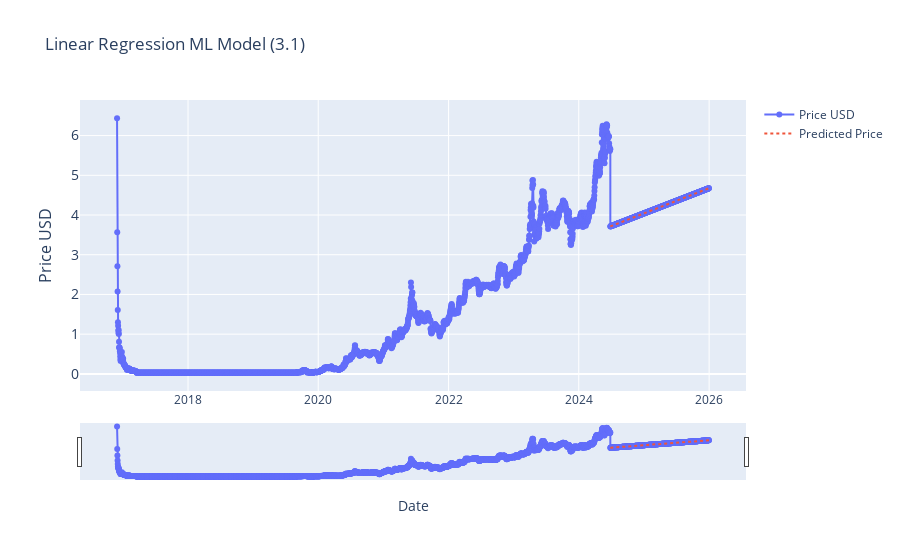

The cell this chart's notebook holds for it:
### Code cell
# Linear Regression (3.1) FUTURE MODELLING STRATEGY

# Linear Regression (3.1)

from sklearn.linear_model import LinearRegression
from sklearn.model_selection import train_test_split
import plotly.graph_objects as go
import pandas as pd
from ipywidgets import interact, DatePicker
import numpy as np

current_item['date_ordinal'] = current_item.index.map(pd.Timestamp.toordinal)
X = current_item['date_ordinal'].values.reshape(-1, 1)
y = current_item['price_usd'].values

# THIS SECTION IS FOR FUTURE PRICE PREDICTION:
future_dates = pd.date_range(start=current_item.index[-1], end='2025-12-31')
future_dates_ordinal = future_dates.map(pd.Timestamp.toordinal).values.reshape(-1, 1)

# intialize the model (like initialising a variable)
model_lr = LinearRegression()
model_lr.fit(X, y)

# make predictions
y_pred = model_lr.predict(future_dates_ordinal)

# Create a DataFrame for future predictions
future_df = pd.DataFrame(data={'date': future_dates, 'price_usd': y_pred})
future_df.set_index('date', inplace=True)

# Combine current_item and future_df
combined_df = pd.concat([current_item, future_df])

def update_graph(start_date, end_date):
    # Filtering the data based on the date range
    mask = (combined_df.index >= pd.to_datetime(start_date)) & (combined_df.index <= pd.to_datetime(end_date))
    filtered_data = combined_df.loc[mask]

    # Creating the plot
    fig = go.Figure()
    fig.add_trace(go.Scatter(x=filtered_data.index, y=filtered_data['price_usd'], mode='lines+markers', name='Price USD'))

    # Add the predicted prices
    fig.add_trace(go.Scatter(x=future_df.index, y=future_df['price_usd'], mode='lines', name='Predicted Price', line=dict(dash='dot')))

    # Formatting
    fig.update_layout(
        title='Linear Regression ML Model (3.1)',
        xaxis_title='Date',
        yaxis_title='Price USD',
        yaxis=dict(
            title='Price USD',
            titlefont_size=16,
            tickfont_size=14,
        ),
        xaxis=dict(  # Added lines for range slider
            rangeslider=dict(
                visible=True
            ),
            type="date"
        ),
        showlegend=True
    )

    fig.show()

# Creating interactive widgets for date selection
start_date_picker = DatePicker(description='Start Date', value=combined_df.index[0], disabled=False)
end_date_picker = DatePicker(description='End Date', value=combined_df.index[-1], disabled=False)

# Display the interactive widget
interact(update_graph, start_date=start_date_picker, end_date=end_date_picker)

### Figure 1 — Plotly figure (JSON) as saved in the notebook; plotly's stock layout.template omitted (floating-point values rounded to 4 significant figures; data arrays with more than 128 entries replaced by an {"elided": "..."} marker saying what was removed)
{"data": [{"mode": "lines+markers", "name": "Price USD", "type": "scatter", "x": {"elided": "3321 str values"}, "y": {"elided": "3321 float values"}}, {"line": {"dash": "dot"}, "mode": "lines", "name": "Predicted Price", "type": "scatter", "x": {"elided": "554 str values"}, "y": {"elided": "554 float values"}}], "layout": {"showlegend": true, "title": {"text": "Linear Regression ML Model (3.1)"}, "xaxis": {"rangeslider": {"visible": true}, "title": {"text": "Date"}, "type": "date"}, "yaxis": {"tickfont": {"size": 14}, "title": {"font": {"size": 16}, "text": "Price USD"}}}}
